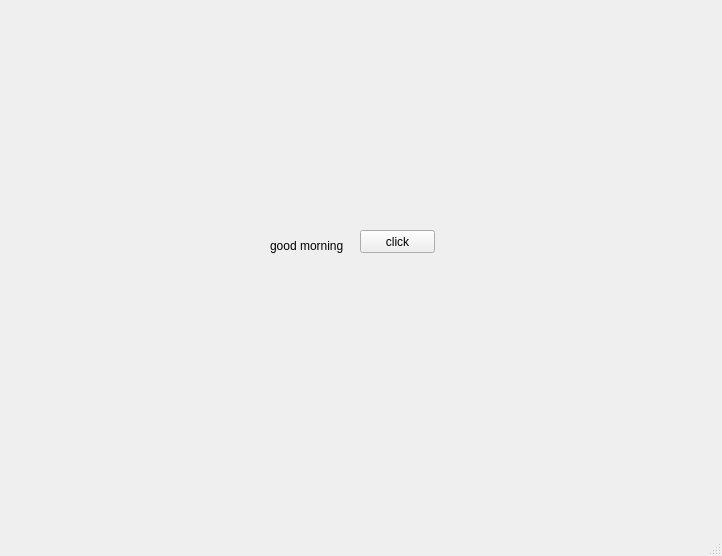
<?xml version="1.0" encoding="UTF-8"?>
<ui version="4.0">
 <class>MainWindow</class>
 <widget class="QMainWindow" name="MainWindow">
  <property name="geometry">
   <rect>
    <x>0</x>
    <y>0</y>
    <width>722</width>
    <height>556</height>
   </rect>
  </property>
  <property name="windowTitle">
   <string>MainWindow</string>
  </property>
  <widget class="QWidget" name="centralwidget">
   <widget class="QPushButton" name="pb">
    <property name="geometry">
     <rect>
      <x>360</x>
      <y>230</y>
      <width>75</width>
      <height>23</height>
     </rect>
    </property>
    <property name="text">
     <string>click</string>
    </property>
   </widget>
   <widget class="QLabel" name="lbl">
    <property name="geometry">
     <rect>
      <x>270</x>
      <y>230</y>
      <width>81</width>
      <height>31</height>
     </rect>
    </property>
    <property name="text">
     <string>good morning</string>
    </property>
   </widget>
  </widget>
  <widget class="QMenuBar" name="menubar">
   <property name="geometry">
    <rect>
     <x>0</x>
     <y>0</y>
     <width>722</width>
     <height>21</height>
    </rect>
   </property>
  </widget>
  <widget class="QStatusBar" name="statusbar"/>
 </widget>
 <resources/>
 <connections/>
</ui>
